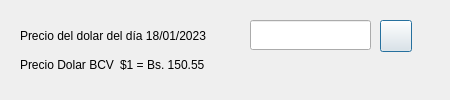
<?xml version="1.0" encoding="UTF-8"?>
<ui version="4.0">
 <class>Dialog</class>
 <widget class="QDialog" name="Dialog">
  <property name="geometry">
   <rect>
    <x>0</x>
    <y>0</y>
    <width>450</width>
    <height>100</height>
   </rect>
  </property>
  <property name="windowTitle">
   <string>Configuración precio dolar BCV</string>
  </property>
  <property name="windowIcon">
   <iconset resource="../../images.qrc">
    <normaloff>:/images/images/icons/dollar.png</normaloff>:/images/images/icons/dollar.png</iconset>
  </property>
  <widget class="QLabel" name="label_4">
   <property name="geometry">
    <rect>
     <x>20</x>
     <y>50</y>
     <width>151</width>
     <height>30</height>
    </rect>
   </property>
   <property name="text">
    <string>Precio Dolar BCV</string>
   </property>
  </widget>
  <widget class="QPushButton" name="bn_set_dolar">
   <property name="geometry">
    <rect>
     <x>380</x>
     <y>20</y>
     <width>32</width>
     <height>32</height>
    </rect>
   </property>
   <property name="text">
    <string/>
   </property>
   <property name="icon">
    <iconset resource="../../images.qrc">
     <normaloff>:/images/images/icons/ok.png</normaloff>:/images/images/icons/ok.png</iconset>
   </property>
   <property name="iconSize">
    <size>
     <width>24</width>
     <height>24</height>
    </size>
   </property>
  </widget>
  <widget class="QLineEdit" name="txt_dolar">
   <property name="geometry">
    <rect>
     <x>250</x>
     <y>20</y>
     <width>121</width>
     <height>30</height>
    </rect>
   </property>
   <property name="sizePolicy">
    <sizepolicy hsizetype="Preferred" vsizetype="Preferred">
     <horstretch>0</horstretch>
     <verstretch>0</verstretch>
    </sizepolicy>
   </property>
   <property name="inputMethodHints">
    <set>Qt::ImhFormattedNumbersOnly|Qt::ImhPreferNumbers</set>
   </property>
   <property name="inputMask">
    <string notr="true"/>
   </property>
   <property name="text">
    <string notr="true"/>
   </property>
   <property name="maxLength">
    <number>5</number>
   </property>
   <property name="frame">
    <bool>true</bool>
   </property>
   <property name="placeholderText">
    <string notr="true"/>
   </property>
   <property name="cursorMoveStyle">
    <enum>Qt::LogicalMoveStyle</enum>
   </property>
  </widget>
  <widget class="QLabel" name="lbl_date">
   <property name="geometry">
    <rect>
     <x>20</x>
     <y>20</y>
     <width>221</width>
     <height>31</height>
    </rect>
   </property>
   <property name="text">
    <string>Precio del dolar del día 18/01/2023</string>
   </property>
  </widget>
  <widget class="QLabel" name="lbl_dolar">
   <property name="geometry">
    <rect>
     <x>120</x>
     <y>50</y>
     <width>111</width>
     <height>30</height>
    </rect>
   </property>
   <property name="text">
    <string>$1 = Bs. 150.55</string>
   </property>
  </widget>
 </widget>
 <resources>
  <include location="../../images.qrc"/>
 </resources>
 <connections/>
</ui>
